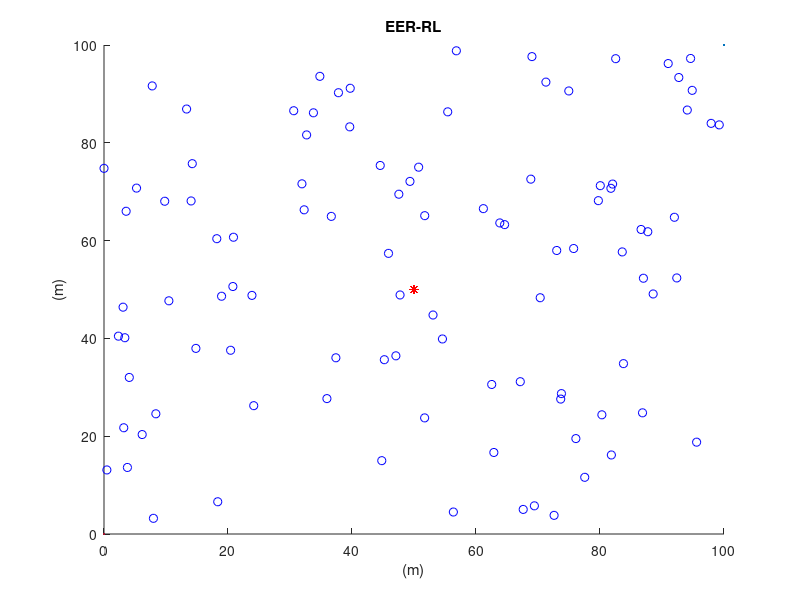

Recreate this plot in MATLAB. (Note: this script raises an error after producing the figure.)
close all;
clear;
clc;

%%%%%%%%%%%%%%%%%%%%%% Beginning  %%%%%%%%%%%%%%%%%%%%%%%%%%%%%%%%%%%%%%%%%

%%%%%%%%%%%%%%%%%%%% Network Settings %%%%%%%%%%%%%%%%%%%%%%%%%%%%%%%%%%%%%

% Sensing Field Dimensions in meters %
xm=100;
ym=100;
x=0; % added for better display results of the plot
y=0; % added for better display results of the plot
% Number of Nodes in the field %
n=100;
% Number of Dead Nodes in the beggining %
dead_nodes=0;
% Coordinates of the Sink (location is predetermined in this simulation) %
sinkx=50;
sinky=50;

%%% Energy parameters %%%
% Energy required to run circuity (both for transmitter and receiver) %
Eelec=50*10^(-9); % units in Joules/bit
ETx=50*10^(-9); % units in Joules/bit
ERx=50*10^(-9); % units in Joules/bit
% Transmit Amplifier Types %
Eamp=100*10^(-12); % units in Joules/bit/m^2 (amount of energy spent by the amplifier to transmit the bits)
% Data Aggregation Energy %
EDA=5*10^(-9); % units in Joules/bit
% Size of data package %
k=4000; % units in bits 
% Round of Operation %
rnd=0;
tot_rnd=10000;
% Current Number of operating Nodes %
op_nodes=n; %Operating nodes
transmissions=0;
d(n,n)=0;
source=1;
flag1stdead=0;
range_C = 20; %Transmission range
alpha=1; %Learning Rate
gamma = 0.95; % Discount Factor
p=0.8 % Energy's Probabilistic parameter 
q1=1-p % Hop count probabilistic parameter

CH_tot= ceil(n*0.1);
%%%%%%%%%%%%%%%%%%%%%%%%%%% End of Network settings %%%%%%%%%%%%%%%%%%%%%%%%%%%%

%%%%%%%%%%%%%%%%%%%%%%%%% WSN Creattiom %%%%%%%%%%%%%%%%%%%%%%%%%%%%%%%%%%%
% Plotting the WSN %
for i=1:n
    
    
    NET(i).id=i;	% sensor's ID number
    NET(i).x=rand(1,1)*xm;	% X-axis coordinates of sensor node
    NET(i).y=rand(1,1)*ym;	% Y-axis coordinates of sensor node
    %NET(i).E=Eo;     % nodes energy levels (initially set to be equal to "Eo
    NET(i).E = randi([1,2]); % For heterogeneous WNET
    NET(i).Eo = NET(i).E;
    NET(i).cond=1;   % States the current condition of the node. when the node is operational its value is =1 and when dead =0
    %NET(i).dts=0;    % nodes distance from the sink
    NET(i).dts= sqrt((sinkx-NET(i).x)^2 + (sinky-NET(i).y)^2);
    NET(i).hop=ceil(NET(i).dts/range_C); %Hop count estimate to the sink
    NET(i).role=0;   % node acts as normal if the value is '0', if elected as a cluster head it  gets the value '1' (initially all nodes are normal)
    %NET(i).pos=0;
    %NET(i).first=0;  %Initial route available. If it the first time a node send a packet its value is 0, otherwise it's 1
    NET(i).closest=0;
    NET(i).prev=0;
    %NET(i).next=0;
    %NET(i).dis=0;	% distance between two nodes headin towards to the cluster head from position 1
    NET(i).sel=0;    % states if the node has already operated for this round or not (if 0 then no, if 1 then yes) 
    NET(i).rop=0;    % number of rounds node was operational
    NET(i).dest=0;
    NET(i).dts_ch=0;
    %order(i)=0;

    hold on;
    figure(1);
    plot(x,y,xm,ym,NET(i).x,NET(i).y,'ob','DisplayName','cm');
    plot(x,y,xm,ym,sinkx,sinky,'*r','DisplayName','sink');
    title 'EER-RL';
    xlabel '(m)';
    ylabel '(m)';
end

% find Neighbord nodes
%Compute Q-Value
min_E = min([NET.E]); 
max_E = max([NET.E]);
for i=1:n
    if(min_E ==max_E)
        Q(i) = ( NET(i).hop *(hop_C/100 * abs(log(1/hop_C^2))));
        NET(i).Q = Q(i);
    else
        %Q(i) = (p*(NET(i).E - min_E)/(max_E-min_E)+(q1/NET(i).hop));
        Q(i) = EnergyEXTReward(NET(i).E, min_E, NET(i).hop, max_E);
        NET(i).Q = Q(i);
        %CH = maxk(Q,10); %Find 10 strongest nodes 
    end
end
%------------------- BEGINNING OF CLUSTERING -----------------------------
%CLUSTER HEAD ELECTION
for i=1:n
   CM(i) = NET(i); %Make a copy of the network
end
tot = 1;

while(tot<=CH_tot)
for i=1:n
    %maxx= max([CM.Q]);
    %disp(maxx);
    if(CM(i).Q == max([CM.Q]))
        if tot == 1 && CM(i).dts>=15 && CM(i).dts<=50
            CH(tot) = CM(i);
            NET(i).role=1;
            
            plot(x,y,xm,ym,NET(i).x,NET(i).y,'Or','DisplayName','CH');
            CM(i).Q = 0;
            tot =tot+1;
        elseif tot>1 &&  CM(i).dts>=15 && CM(i).dts<=50
            cl = 0;
            for t = 1:length(CH)
                dts = sqrt((CM(i).x-CH(t).x)^2 + (CM(i).y-CH(t).y)^2);
                if(dts <=15)
                    cl=cl +1;
                    break;
                end
            end
            if cl==0
                CH(tot) = CM(i);
                
                plot(x,y,xm,ym,NET(i).x,NET(i).y,'Or');
                
                NET(i).role=1;
                CM(i).Q = 0;
                tot =tot+1;  
            else
                CM(i).Q = 0;
            end
        else
            CM(i).Q = 0;
        end
            
    end
       if tot >CH_tot
           break;
       end
    display(strcat( ' Here is Executing: ', num2str(i)));
end
end
%END CLUSTER HEAD ELECTION

%CLUSTER FORMATION
for i=1:n
    display(strcat( ' Here is Executing: ', num2str(i)));
    %display("Here is Executing");
    for ch=1:CH_tot
        dts_ch(i,ch) = sqrt((NET(i).x-CH(ch).x)^2 + (NET(i).y-CH(ch).y)^2);
        dts_ch(dts_ch==0)=NaN;
    end
    if NET(i).dts<=range_C
        NET(i).dest = 0;
        NET(i).dts_ch = 0;
    else
        if NET(i).role==0
            for ch = 1:CH_tot
                dtsCh = sqrt((NET(i).x-CH(ch).x)^2 + (NET(i).y-CH(ch).y)^2);
                if NET(i).E>0 && dtsCh <= min([dts_ch(i,:)])
                    NET(i).dest = CH(ch).id;
                    NET(i).dts_ch = min([dts_ch(i,:)]);
                    
                    figure(1);
                    plot([NET(i).x CH(ch).x], [NET(i).y CH(ch).y],'-c','DisplayName','Tx');
                    %legend;
                    %hold off;
                    
                    break;
                end
            end
        end  
    end             
end
%END CLUSTER FORMATION
for i=1:CH_tot
    ncm=1;
    for j=1:n
        if(NET(j).dest == CH(i).id & NET(j).role==0)
            cluster(i,ncm)= NET(j);
            ncm= ncm+1;
        end
    end
end
%------------------- END OF CLUSTERING -----------------------------------



%COMMUNICATION PHASE------------------------------------------------------
dead=0;
while(op_nodes>0 && rnd<5000)
    
    %Node nearby the Sink node
    ns=1;
    for l=1:n
        if NET(l).E>0
            if NET(l).dts<=range_C && NET(l).role==0
                Next_sink(ns) = NET(l);     
            end
        end    
    end
   
    for j = 1:CH_tot
        for ns=1:length(Next_sink)
            dts_tmp(j,ns) = sqrt((CH(j).x-Next_sink(ns).x)^2 + (CH(j).y-Next_sink(ns).y)^2);               
        end
    end
     %en Node nearby the sink
    energy=0;
    %INTRACLUSTER MULTIHOP COMMUNICATION
    for i=1:CH_tot
        ncm=1;
        for j =1:length(cluster(i,:))        
            if cluster(i,j).dest == CH(i).id
                if cluster(i,j).E>0
                    maxQ = max([cluster(i,:).Q]);
                    if (cluster(i,j).dts_ch<=range_C | cluster(i,j).Q ==maxQ) 
                        if cluster(i,j).prev==0
                            ETx= Eelec*k + Eamp*k*cluster(i,j).dts_ch^2;
                            cluster(i,j).E = cluster(i,j).E-ETx;
                            NET(cluster(i,j).id).E=cluster(i,j).E;
                            energy=energy+ETx;
                            CH(i).prev = CH(i).prev +1;
                        else
                            ERx=(EDA+Eelec)*k;
                            ETx= Eelec*k + Eamp*k*cluster(i,j).dts_ch^2;
                            NET(cluster(i,j).id).E=NET(cluster(i,j).id).E-ETx-ERx;
                            cluster(i,j).E = NET(cluster(i,j).id).E;
                            cluster(i,j).prev=0;
                            energy=energy+ETx+ERx;
                            CH(i).prev = CH(i).prev +1;
                        end
                        %Compute the reward
                        Q_old = cluster(i,j).Q;
                        
                        %R= (p*(cluster(i,j).E - min_E)/(max_E-min_E)+(q1/cluster(i,j).hop));
                        R = EnergyEXTReward(cluster(i,j).E, min_E, cluster(i,j).hop, max_E);
                        
                        %update Q_value
                        cluster(i,j).Q =Q_old + alpha*(R+ gamma * maxQ -Q_old) ;
                        NET(cluster(i,j).id).Q = cluster(i,j).Q;
                        
                    else
                        for nex = 1:length(cluster(i,:))
                            if(cluster(i,nex).E>0)
                                if(cluster(i,nex).Q ==maxQ)
                                    next = cluster(i,nex);
                                    cluster(i,nex).prev=1;
                                    nextID=nex;
                                    break;
                                end
                            else
                                cluster(i,nex).Q = -100;
                            end
                           
                        end
                        dts_cm = sqrt((next.x-cluster(i,j).x)^2 + (next.y-cluster(i,j).y)^2);   
                        if cluster(i,j).prev==0
                            ETx= Eelec*k + Eamp*k*dts_cm^2;
                            NET(cluster(i,j).id).E=NET(cluster(i,j).id).E-ETx;
                            cluster(i,j).E = cluster(i,j).E-ETx;
                            energy=energy+ETx;
                        else
                            ERx=(EDA+Eelec)*k;
                            ETx= Eelec*k + Eamp*k*dts_cm^2;
                            NET(cluster(i,j).id).E=NET(cluster(i,j).id).E-ETx-ERx;
                            cluster(i,j).E = cluster(i,j).E-ETx-ERx;
                            cluster(i,j).prev=0;
                            energy=energy+ETx;
                        end
                        %Compute the reward
                        Q_old = cluster(i,j).Q;
                        
                        %R= (p*(cluster(i,j).E - min_E)/(max_E-min_E)+(q1/cluster(i,j).hop));
                        R = EnergyEXTReward(cluster(i,j).E, min_E, cluster(i,j).hop, max_E);
                        
                        %update Q_value
                        cluster(i,j).Q =Q_old + alpha*(R+ gamma * maxQ -Q_old) ;
                        NET(cluster(i,j).id).Q = cluster(i,j).Q;
                        
                        Q_old = NET(next.id).Q;
                        cluster(i,nextID).Q  =Q_old + alpha*(R+ gamma * maxQ -Q_old) ;
                        NET(cluster(i,nextID).id).Q = cluster(i,nextID).Q;
                    end
                
                else
                    cluster(i,j).Q = -100;
                end
                    
            end
        end
    end

    %END OF INTRACLUSTER MULTIHOP COMMUNICATION

    %INTERCLUSTER COMMUNICATION
    for j =1:CH_tot
        thres = NET(CH(j).id).Eo * 0.4;
        if CH(j).E >thres && thres>0
            if(CH(j).dts<=range_C)
                if CH(j).prev ==0
                    ETx= Eelec*k + Eamp*k*CH(j).dts^2;
                    NET(CH(j).id).E=NET(CH(j).id).E-ETx;
                    CH(j).E = CH(j).E-ETx;

                    energy=energy+ETx;
                else
                    %ERx=(EDA+Eelec)*k;
                    %ETx= Eelec*k + Eamp*k*CH(j).dts^2;
                    %Edis = (k*CH(j).prev*(Eelec + EDA) + k*(Eelec+Eamp*(CH(j).dts^2)));
                    Edis = (k*(Eelec + EDA) + k*(Eelec+Eamp*(CH(j).dts^2)));
                    NET(CH(j).id).E=NET(CH(j).id).E-Edis;
                    CH(j).E = CH(j).E-Edis;
                    energy=energy+Edis;
                    CH(j).prev =0;
                end
                
            else
                for ns=1:length(Next_sink)
                    if dts_tmp(j,ns) == min(dts_tmp(j,:))
                        if CH(j).prev ==0
                            ETx= Eelec*k + Eamp*k*dts_tmp(j,ns)^2;
                            NET(CH(j).id).E=NET(CH(j).id).E-ETx;
                            CH(j).E = CH(j).E-ETx;

                            energy=energy+ETx;
                        else
                            %ERx=(EDA+Eelec)*k;
                            %ETx= Eelec*k + Eamp*k*CH(j).dts^2;
                            %Edis = (k*CH(j).prev*(Eelec + EDA) + k*(Eelec+Eamp*(CH(j).dts^2)));
                            Edis = (k*(Eelec + EDA) + k*(Eelec+Eamp*(dts_tmp(j,ns)^2)));
                            NET(CH(j).id).E=NET(CH(j).id).E-Edis;
                            CH(j).E = CH(j).E-Edis;
                            energy=energy+Edis;
                            CH(j).prev =0;
                        end  
                        NET(Next_sink(ns).id).prev = 1;
                        break;
                    end
                    
                end
            end
            
            %Compute the reward
            Q_old = CH(j).Q;
            
            %R= (p*(CH(j).E - min_E)/(max_E-min_E)+(q1/CH(j).hop));
            R = EnergyEXTReward(CH(j).E, min_E, CH(j).hop, max_E); 
            
            %update Q_value
            CH(j).Q =Q_old + alpha*(R+ gamma * maxQ -Q_old) ;
            NET(CH(j).id).Q = CH(j).Q;
        elseif CH(j).E <= thres || thres<=0
            
            %------------------- BEGINNING OF RECLUSTERING --------------
            %CLUSTER HEAD ELECTION
            aln =0; %Alive nodes before reclustering
            for i=1:n
                NET(i).dest =0;
                NET(i).dts_ch =0;
                NET(i).role=0;
                if NET(i).E>0
                    NET(i).Eo = NET(i).E;
                    CM(i) = NET(i);
                    aln = aln+1; 
                else
                    NET(i).Eo = NET(i).E;
                    NET(i).cond = 0;
                    
                    
                end    
            end
            
            CH_tot = ceil(aln/10);
            %disp("NA ="+CH_tot+" ALN="+aln+" and N="+n)
            tot = 1;
            while(tot<=CH_tot)
                for i=1:n
                    %maxx= max([CM.Q]);
                    %disp(maxx);
                    if(CM(i).Q == max([CM.Q]) && CM(i).Q>=0)
                        if tot == 1 && CM(i).dts>=range_C 
                            NET(i).role=1;
                            CH(tot) = NET(i);
                            %plot(x,y,xm,ym,NET(i).x,NET(i).y,'Or');
                            CM(i).Q = 0;
                            tot =tot+1;
                        elseif tot>1 &&  CM(i).dts>=range_C  
                            cl=0;
                            for t = 1:tot-1
                                dts = sqrt((CM(i).x-CH(t).x)^2 + (CM(i).y-CH(t).y)^2);
                                if(dts <range_C )
                                    cl= cl+1;
                                end
                            end
                            if cl==0
                                NET(i).role=1;
                                CH(tot) = NET(i);
                                %plot(x,y,xm,ym,NET(i).x,NET(i).y,'Or');

                                CM(i).Q = 0;
                                tot =tot+1;  
                            else
                                CM(i).Q = 0;
                            end
                        else
                            CM(i).Q = 0;
                        end

                    end
                       if tot>CH_tot
                           tot =tot+1;
                           break;
                       end
                end
            end
            %END CLUSTER HEAD ELECTION

            %CLUSTER FORMATION
            for i=1:n
                for ch=1:CH_tot
                    dts_ch(i,ch) = sqrt((NET(i).x-CH(ch).x)^2 + (NET(i).y-CH(ch).y)^2);
                    dts_ch(dts_ch==0)=NaN;
                end
                if NET(i).dts<=range_C
                    NET(i).dest = 0;
                    NET(i).dts_ch = 0;
                else
                    if NET(i).role==0
                        for ch = 1:CH_tot
                            dtsCh = sqrt((NET(i).x-CH(ch).x)^2 + (NET(i).y-CH(ch).y)^2);
                            if NET(i).E>0 && dtsCh == min([dts_ch(i,:)])
                                NET(i).dest = CH(ch).id;
                                NET(i).dts_ch = min([dts_ch(i,:)]);
%                                 figure(1);
%                                 plot([NET(i).x CH(ch).x], [NET(i).y CH(ch).y])
%                                 hold on;
                            end
                        end
                    end  
                end             
            end
            %END CLUSTER FORMATION
            for i=1:CH_tot
                ncm=1;
                for j=1:n
                    if NET(j).E>0
                        if(NET(j).dest == CH(i).id & NET(j).role==0)
                            %cluster(i,ncm)= [];
                            cluster(i,ncm)= NET(j);
                            ncm= ncm+1;
                        end
                    end
                    
                end
            end
            %------------------- END OF RECLUSTERING ---------------------

        end
        CH(j).prev=0;
    end
    %END INTERCLUSTER COMMUNICATION
    
    %Nodes around the sink node
    for l=1:n
        if NET(l).E>0
            if NET(l).dts<=range_C && NET(l).role==0
                if NET(l).prev==0
                    ETx= Eelec*k + Eamp*k*NET(l).dts^2;
                    NET(l).E=NET(l).E-ETx;
                    energy=energy+ETx;
                else
                    Edis = (k*(Eelec + EDA) + k*(Eelec+Eamp*(NET(l).dts^2)));
                    NET(l).E = NET(l).E-Edis;
                    energy=energy+Edis;
                    NET(l).prev =0;
                end
                
                %Compute the reward
                Q_old = NET(l).Q;
                %R= (p*(NET(l).E - min_E)/(max_E-min_E)+(q1/NET(l).hop));
                R = EnergyEXTReward(NET(l).E, min_E, NET(l).hop, max_E); 

                %update Q_value
                NET(l).Q =Q_old + alpha*(R+ gamma * maxQ -Q_old) ;
                NET(l).Q = NET(l).Q;
            end
        end
        
        
    end
    
    %Compute round, Energy consumed per round and ...
    rnd = rnd+1;
    E_round(rnd) = energy;
    
    disp(rnd);
    dead=0;
    for i =1:n
        if NET(i).E<=0 || NET(i).cond==0
            dead = dead+1;
            NET(i).Q= -100;
            NET(i).cond = 0;
            op_nodes = n-dead;
            
        end
    end
    dead_rnd(rnd)=dead;
    op_nodes_rnd(rnd)=op_nodes;
    disp(op_nodes);
end
% END COMMUNICATION PHASE ------------------------------------------------

% Plotting Simulation Results "Operating Nodes per Transmission" %
figure(2)
plot(1:rnd,op_nodes_rnd(1:rnd),'-','Linewidth',1);
%legend('RL-CEBRP');
title ({'Operating Nodes per Round';'' })
xlabel 'Rounds';
ylabel 'Operating Nodes';
hold on;

% Plotting Simulation Results "Energy consumed per Round" %
figure(3)
plot(1:rnd,E_round(1:rnd),'-','Linewidth',1);
%legend('RL-CEBRP')
title ({'Energy consumed per Round';'' })
xlabel 'Rounds';
ylabel 'Energy consumed in J';
hold on;

% % Plotting Simulation Results "Energy consumed per Round" %
figure(4)
plot(1:rnd,E_round(1:rnd),'-r','Linewidth',2);
%legend('RL-EBRP')
title ({'EER-RL'; 'Energy consumed per Round';})
xlabel 'Rounds';
ylabel 'Energy consumed in J';
hold on;
% 
% % Plotting Simulation Results "Cumulated dead nodes per Round" %
figure(5)
plot(1:rnd,dead_rnd(1:rnd),'-r','Linewidth',2);
%legend('RL-EBRP');
title ({'EER-RL'; 'Total dead nodes per Round';})
xlabel 'Rounds';
ylabel 'Dead Nodes';
hold on;